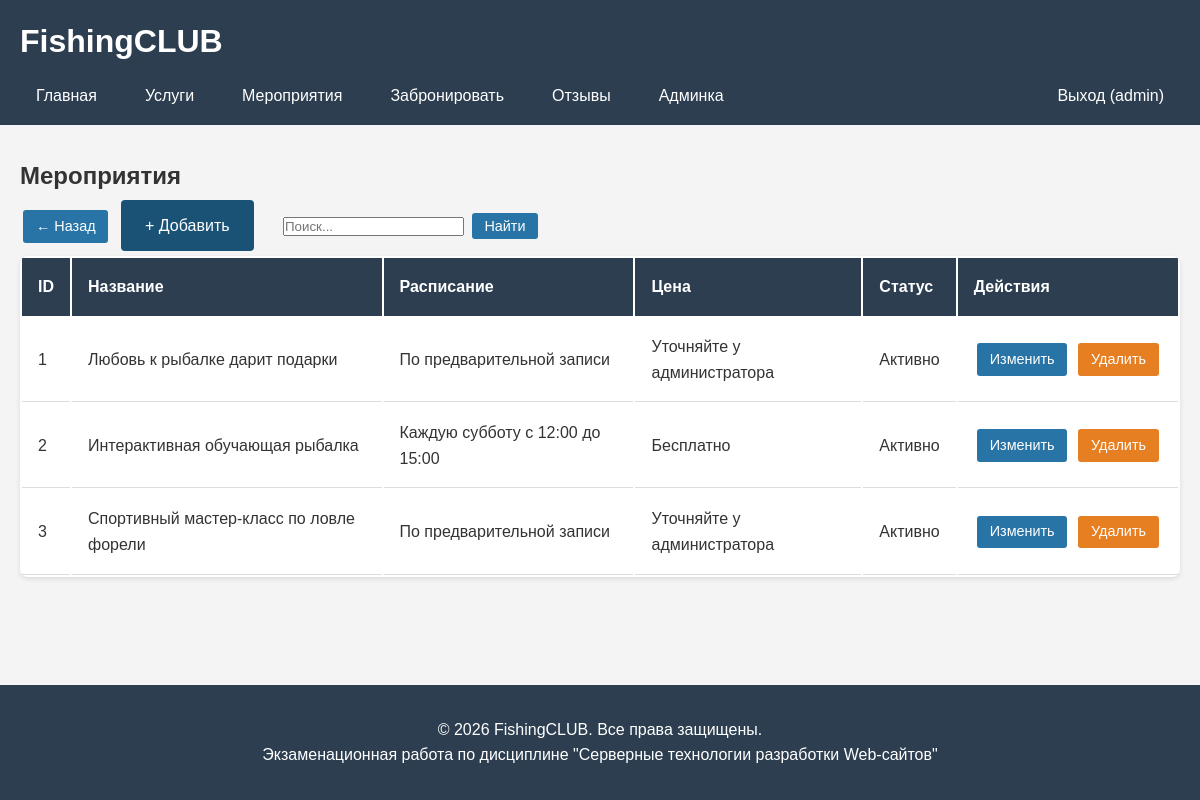
/admin/events.php (signed in), run on the app's committed database.
### tables this page shows
CREATE TABLE `events` (
  `id` int NOT NULL,
  `event_name` varchar(255) NOT NULL,
  `description` text,
  `price_info` varchar(100) DEFAULT NULL,
  `timetable_info` varchar(255) DEFAULT NULL,
  `section_id` int NOT NULL,
  `is_active` tinyint DEFAULT '1',
  `sort_order` int DEFAULT '0'
);

### includes/functions.php (called while the page is built, shortened)
<?php
function e($text) {
    return htmlspecialchars($text, ENT_QUOTES, 'UTF-8');
}

### admin/events.php (the view, shortened to what this page needs)
<?php
require '../config/database.php';
require '../includes/functions.php';
$search = trim($_GET['search'] ?? '');
if($search) {
    $stmt = $pdo->prepare("SELECT * FROM events WHERE event_name LIKE ? OR description LIKE ? ORDER BY sort_order");
    $stmt->execute(["%$search%", "%$search%"]);
} else {
    $stmt = $pdo->query("SELECT * FROM events ORDER BY sort_order");
}
$events = $stmt->fetchAll();
include '../includes/header.php';
?>
<h2>Мероприятия</h2>
<a href="index.php" class="btn btn-small">← Назад</a>
<a href="event_add.php" class="btn">+ Добавить</a>
<form method="GET" style="display:inline-block; margin-left:20px;">
    <input type="text" name="search" placeholder="Поиск..." value="<?php echo e($search); ?>">
    <button type="submit" class="btn-small">Найти</button>
</form>
<table class="admin-table">
    <tr>
        <th>ID</th>
        <th>Название</th>
        <th>Расписание</th>
        <th>Цена</th>
        <th>Статус</th>
        <th>Действия</th>
    </tr>
    <?php foreach($events as $e): ?>
    <tr>
        <td><?php echo $e['id']; ?></td>
        <td><?php echo e($e['event_name']); ?></td>
        <td><?php echo e($e['timetable_info']); ?></td>
        <td><?php echo e($e['price_info']); ?></td>
        <td><?php echo $e['is_active'] ? 'Активно' : 'Выключено'; ?></td>
        <td class="actions">
            <a href="event_edit.php?id=<?php echo $e['id']; ?>" class="btn-small">Изменить</a>
            <a href="?delete=<?php echo $e['id']; ?>"
               class="btn-small delete"
               onclick="return confirm('Удалить?')">Удалить</a>
        </td>
    </tr>
    <?php endforeach; ?>
</table>
<?php include '../includes/footer.php'; ?>

### css/style.css (style rules this page uses)
* { margin: 0; padding: 0; box-sizing: border-box; }
html, body { height: 100%; }
body { font-family: Arial, sans-serif; line-height: 1.6; color: #333; background: #f4f4f4; display: flex; flex-direction: column; min-height: 100vh; }
.btn { display: inline-block; padding: 0.8rem 1.5rem; background: #1a5276; color: white; text-decoration: none; border-radius: 4px; border: none; cursor: pointer; transition: background 0.3s; margin: 5px; }
.btn-small { display: inline-block; padding: 0.3rem 0.8rem; background: #2874a6; color: white; text-decoration: none; border-radius: 3px; font-size: 0.9rem; border: none; cursor: pointer; margin: 0.2rem; }
.btn-small.delete { background: #e67e22; }
.admin-table { width: 100%; background: white; border-radius: 8px; overflow: hidden; box-shadow: 0 2px 5px rgba(0,0,0,0.1); }
.admin-table th { background: #2c3e50; color: white; padding: 1rem; text-align: left; }
.admin-table td { padding: 1rem; border-bottom: 1px solid #ddd; }
.actions { white-space: nowrap; }
.actions .btn-small { margin: 0 0.2rem; }

### data on the page
events: id "1", event_name "Любовь к рыбалке дарит подарки", timetable_info "По предварительной записи", price_info "Уточняйте у администратора", is_active "Активно"
events: id "2", event_name "Интерактивная обучающая рыбалка", timetable_info "Каждую субботу с 12:00 до 15:00", price_info "Бесплатно", is_active "Активно"
events: id "3", event_name "Спортивный мастер-класс по ловле форели", timetable_info "По предварительной записи", price_info "Уточняйте у администратора", is_active "Активно"

### other printed values
SITE_NAME "FishingCLUB"
$_SESSION['user_login'] "admin"
